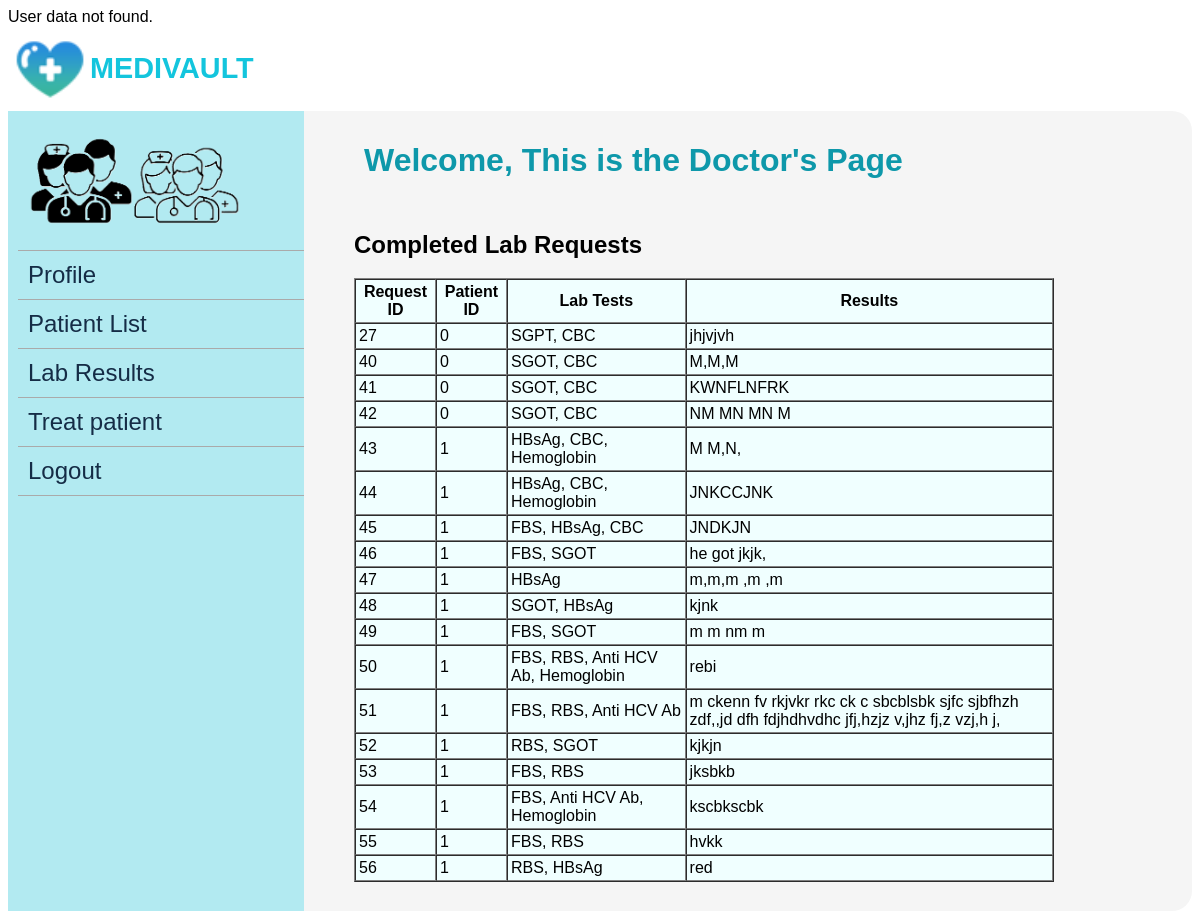
Screenshot of /doctor/result.php (signed in) with the database file from the repository.
### tables this page shows
CREATE TABLE `lab_requests` (
  `id` int(11) NOT NULL,
  `patient_id` int(11) NOT NULL,
  `doctor_id` int(11) NOT NULL,
  `lab_tests` text NOT NULL,
  `status` enum('Pending','Completed') DEFAULT 'Pending',
  `result` text DEFAULT NULL
);

### doctor/result.php (the view, shortened to what this page needs)
<?php
include("header.php");
$completed_requests = $con->query("SELECT * FROM lab_requests WHERE doctor_id = 1 AND status = 'Completed'")->fetch_all(MYSQLI_ASSOC);
?>
<!DOCTYPE html>
<html lang="en">
<head>
</head>
<body>
    <div class="container">
        <h2>Completed Lab Requests</h2>
        <table border="1" width="700" bgcolor="azure" cellspacing="0" cellpadding="3" align="center">
            <thead>
                <tr>
                    <th>Request ID</th>
                    <th>Patient ID</th>
                    <th>Lab Tests</th>
                    <th>Results</th>
                </tr>
            </thead>
            <tbody>
                <?php foreach ($completed_requests as $request): ?>
                    <tr>
                        <td><?= $request['id'] ?></td>
                        <td><?= $request['patient_id'] ?></td>
                        <td><?= $request['lab_tests'] ?></td>
                        <td><?= $request['result'] ?></td>
                    </tr>
                <?php endforeach; ?>
            </tbody>
        </table>
    </div>
</body>
</html>
<?php include("footer.php"); ?>

### doctor/dashboard.css (style rules this page uses)
* { font-family: 'poppons', sans-serif; box-sizing: border-box; }

### rows the page displays
lab_requests: id "27", patient "0", lab_tests "SGPT, CBC", result "jhjvjvh"
lab_requests: id "40", patient "0", lab_tests "SGOT, CBC", result "M,M,M"
lab_requests: id "41", patient "0", lab_tests "SGOT, CBC", result "KWNFLNFRK"
lab_requests: id "42", patient "0", lab_tests "SGOT, CBC", result "NM MN MN M"
lab_requests: id "43", patient "1", lab_tests "HBsAg, CBC, Hemoglobin", result "M M,N,"
lab_requests: id "44", patient "1", lab_tests "HBsAg, CBC, Hemoglobin", result "JNKCCJNK"
lab_requests: id "45", patient "1", lab_tests "FBS, HBsAg, CBC", result "JNDKJN"
lab_requests: id "46", patient "1", lab_tests "FBS, SGOT", result "he got jkjk,"
lab_requests: id "47", patient "1", lab_tests "HBsAg", result "m,m,m ,m ,m"
lab_requests: id "48", patient "1", lab_tests "SGOT, HBsAg", result "kjnk"
lab_requests: id "49", patient "1", lab_tests "FBS, SGOT", result "m m nm m"
lab_requests: id "50", patient "1", lab_tests "FBS, RBS, Anti HCV Ab, Hemoglobin", result "rebi"
lab_requests: id "51", patient "1", lab_tests "FBS, RBS, Anti HCV Ab", result "m ckenn fv rkjvkr rkc ck c sbcblsbk sjfc sjbfhzh zdf,,jd dfh fdjhdhvdhc jfj,hzjz v,jhz fj,z vzj,h j,"
lab_requests: id "52", patient "1", lab_tests "RBS, SGOT", result "kjkjn"
lab_requests: id "53", patient "1", lab_tests "FBS, RBS", result "jksbkb"
lab_requests: id "54", patient "1", lab_tests "FBS, Anti HCV Ab, Hemoglobin", result "kscbkscbk"
lab_requests: id "55", patient "1", lab_tests "FBS, RBS", result "hvkk"
lab_requests: id "56", patient "1", lab_tests "RBS, HBsAg", result "red"
